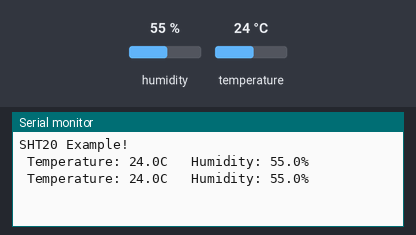
The sketch below on a simulated Arduino Uno, built with avr-gcc and run on an emulated ATmega328P. Parts: the last lines printed to the serial monitor. The test bench sets the inputs (shaded band); at power-on: humidity 55 %, temperature 24 °C.

Above: at 1.3 s.
1.4 s: humidity set to 22 %
At 2.7 s:
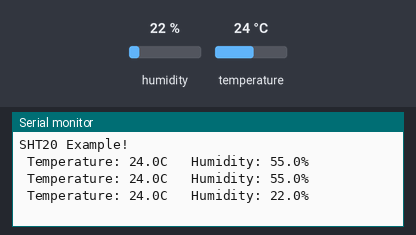
2.9 s: temperature set to 12 °C
At 4.1 s:
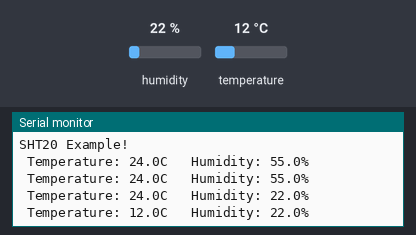
4.4 s: humidity set to 40 %
At 4.4 s:
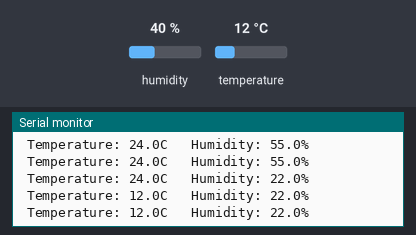
Timing chart, 0 to 7.4 s (numbered marks = the images above; inputs shaded):
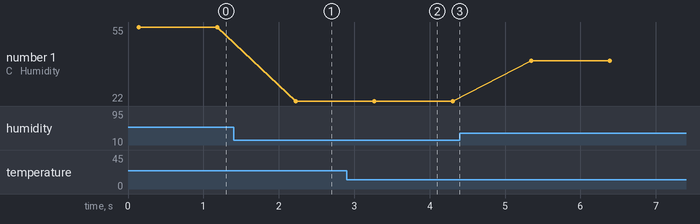

The sketch:

sht20.ino
```cpp
/*
modified on Apr 10, 2021
Modified by MehranMaleki from Arduino Examples
Home
*/

#include <Wire.h>
#include "DFRobot_SHT20.h"

#define BAUD_RATE 500000
DFRobot_SHT20 sht20;

void setup()
{
    Serial.begin(BAUD_RATE);
    Serial.println("SHT20 Example!");
    sht20.initSHT20();                         // Init SHT20 Sensor
    delay(100);
    sht20.checkSHT20();                        // Check SHT20 Sensor
}

void loop()
{
    float humd = sht20.readHumidity();         // Read Humidity
    float temp = sht20.readTemperature();      // Read Temperature
    Serial.print(" Temperature: ");
    Serial.print(temp, 1);
    Serial.print("C");
    Serial.print("\t Humidity: ");
    Serial.print(humd, 1);
    Serial.println("%");
    delay(1000);
}
```

Measured:
- after the input at 1.4 s, the serial monitor: prints a new line after 0.82 s (image 1)
- after the input at 2.9 s, the serial monitor: prints a new line after 0.36 s (image 2)
- plotted number 1: 55 → 22 after the input at 1.4 s, 22 → 40 after the input at 4.4 s
